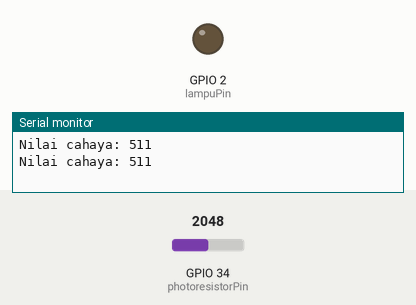
Simulated run of this sketch. Board: ESP32. Shown: output pins drawn as LEDs (lit = HIGH), the last lines printed to the serial monitor. The inputs (shaded band) are chosen by the test bench; at power-on: GPIO 34 (photoresistorPin) = 2048.

Above: at 1.8 s.
1.9 s: GPIO 34 (photoresistorPin) set to 1946
At 3.0 s:
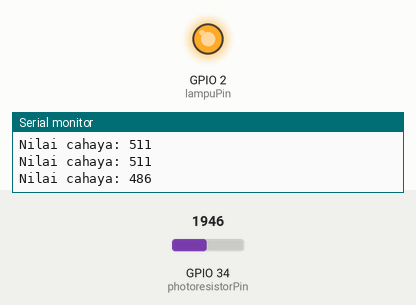
3.5 s: GPIO 34 (photoresistorPin) set to 2047
At 4.5 s:
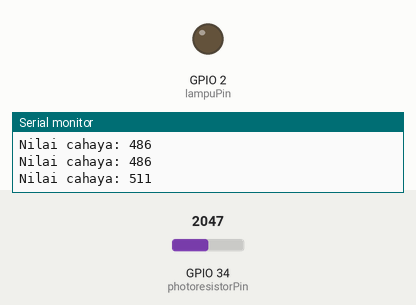
5.5 s: GPIO 34 (photoresistorPin) set to 1228
At 7.3 s:
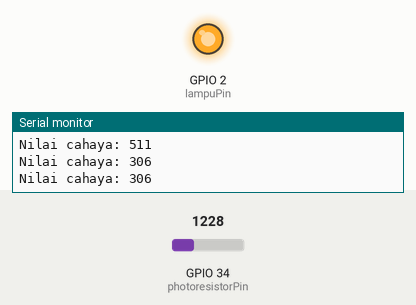
Timing chart, 0 to 8.8 s (numbered marks = the images above; inputs shaded):
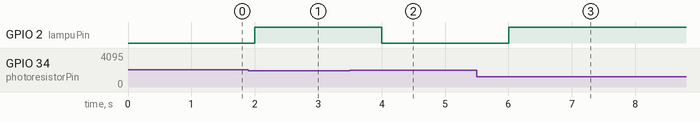

Measured:
- the behaviour switches between 2002 and 2001 on GPIO 34 (photoresistorPin) (found by bisection; images 0 and 1)
- after the input at 1.9 s, GPIO 2 (lampuPin): LOW → HIGH after 0.10 s
- after the input at 3.5 s, GPIO 2 (lampuPin): HIGH → LOW after 0.50 s
- after the input at 5.5 s, GPIO 2 (lampuPin): LOW → HIGH after 0.50 s

The sketch:

Tugas5.ino
```cpp
const int photoresistorPin = 34; // Pin yang terhubung dengan sensor photoresistor
const int lampuPin = 2; // Pin yang terhubung dengan lampu

const int ambangCahaya = 500; // Ambang batas untuk mengaktifkan lampu (dalam lux)

void setup() {
  pinMode(lampuPin, OUTPUT);
  Serial.begin(9600);
}

void loop() {
  int nilaiCahaya = bacaCahaya();

  Serial.print("Nilai cahaya: ");
  Serial.println(nilaiCahaya);

  if (nilaiCahaya < ambangCahaya) {
    digitalWrite(lampuPin, HIGH); // Menyalakan lampu
  } else {
    digitalWrite(lampuPin, LOW); // Mematikan lampu
  }

  delay(1000); // Delay untuk mengurangi frekuensi pembacaan sensor
}

int bacaCahaya() {
  int nilaiSensor = analogRead(photoresistorPin);

  // Konversi nilai sensor menjadi lux (sangat bergantung pada karakteristik sensor)
  // Anda perlu melakukan kalibrasi untuk sensor Anda
  int nilaiLux = map(nilaiSensor, 0, 4095, 0, 1023);

  return nilaiLux;
}
```
